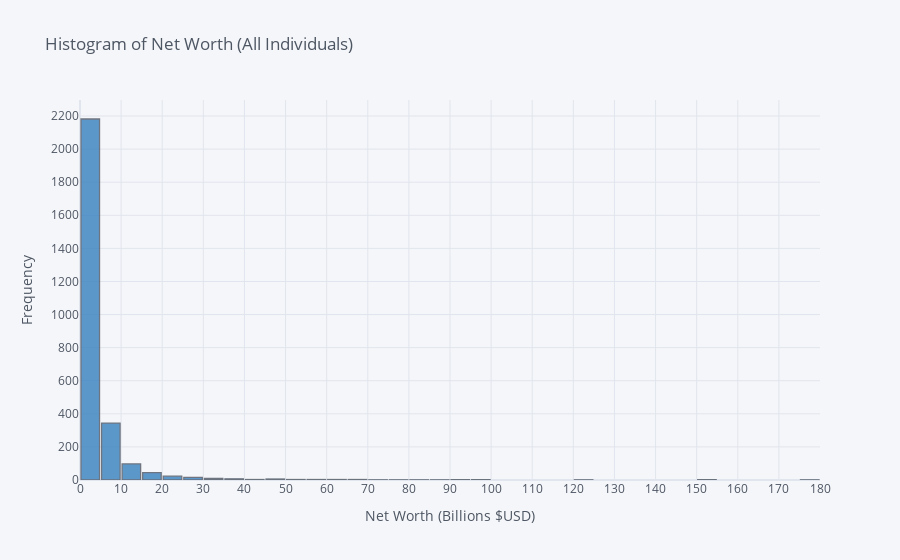
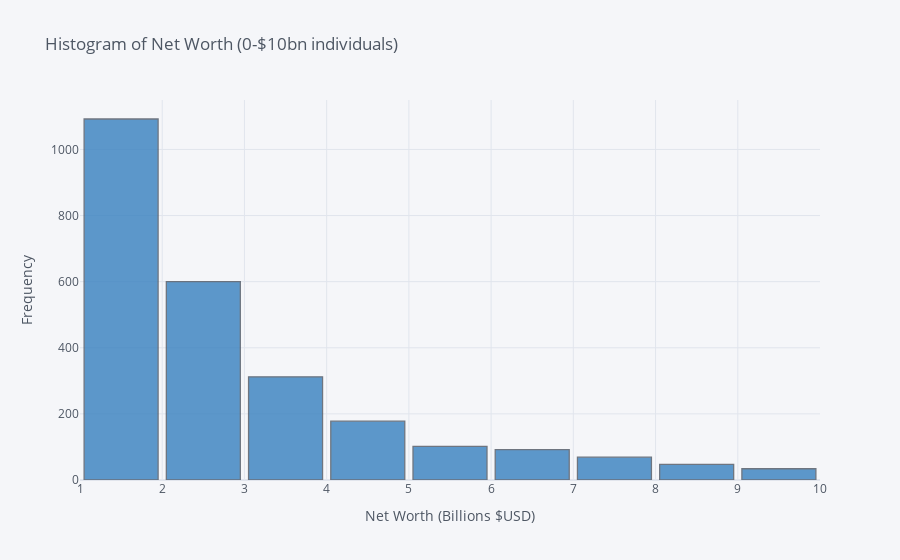

Notebook cell for these charts, in order:
### Markdown cell above
## What is the Distribution of Net Worth?

### Code cell
networth_hist_01 = df[['networth']].figure(kind="histogram", 
                        bins=(0, 200, 5), 
                        title="Histogram of Net Worth (All Individuals)", 
                        xTitle="Net Worth (Billions $USD)", 
                        yTitle="Frequency",
                        theme="pearl",
                        color="blue",
                        bargap=0.1,
                        orientation="v",
                        text="networth")

networth_hist_01.update_yaxes(nticks=20)
networth_hist_01.update_xaxes(nticks=20)

networth_hist_02 = df[['networth']].figure(kind="histogram", 
                        bins=(0, 10, 1), 
                        title="Histogram of Net Worth (0-$10bn individuals)", 
                        xTitle="Net Worth (Billions $USD)", 
                        yTitle="Frequency",
                        theme="pearl",
                        color="blue",
                        bargap=0.1,
                        orientation="v",
                        text="networth")

display(networth_hist_01, networth_hist_02)

### Figure 1 — Plotly figure (JSON) as saved in the notebook; plotly's stock layout.template omitted (floating-point values rounded to 4 significant figures; data arrays with more than 128 entries replaced by an {"elided": "..."} marker saying what was removed)
{"data": [{"autobinx": false, "histfunc": "count", "histnorm": "", "marker": {"color": "rgba(55, 128, 191, 1.0)", "line": {"color": "#4D5663", "width": 1.3}}, "name": "networth", "opacity": 0.8, "orientation": "v", "type": "histogram", "x": {"elided": "2755 float values"}, "xbins": {"end": 200, "size": 5, "start": 0}}], "layout": {"bargap": 0.1, "barmode": "overlay", "legend": {"bgcolor": "#F5F6F9", "font": {"color": "#4D5663"}}, "paper_bgcolor": "#F5F6F9", "plot_bgcolor": "#F5F6F9", "title": {"font": {"color": "#4D5663"}, "text": "Histogram of Net Worth (All Individuals)"}, "xaxis": {"gridcolor": "#E1E5ED", "nticks": 20, "showgrid": true, "tickfont": {"color": "#4D5663"}, "title": {"font": {"color": "#4D5663"}, "text": "Net Worth (Billions $USD)"}, "zerolinecolor": "#E1E5ED"}, "yaxis": {"gridcolor": "#E1E5ED", "nticks": 20, "showgrid": true, "tickfont": {"color": "#4D5663"}, "title": {"font": {"color": "#4D5663"}, "text": "Frequency"}, "zerolinecolor": "#E1E5ED"}}}

### Figure 2 — Plotly figure (JSON) as saved in the notebook; plotly's stock layout.template omitted (floating-point values rounded to 4 significant figures; data arrays with more than 128 entries replaced by an {"elided": "..."} marker saying what was removed)
{"data": [{"autobinx": false, "histfunc": "count", "histnorm": "", "marker": {"color": "rgba(55, 128, 191, 1.0)", "line": {"color": "#4D5663", "width": 1.3}}, "name": "networth", "opacity": 0.8, "orientation": "v", "type": "histogram", "x": {"elided": "2755 float values"}, "xbins": {"end": 10, "size": 1, "start": 0}}], "layout": {"bargap": 0.1, "barmode": "overlay", "legend": {"bgcolor": "#F5F6F9", "font": {"color": "#4D5663"}}, "paper_bgcolor": "#F5F6F9", "plot_bgcolor": "#F5F6F9", "title": {"font": {"color": "#4D5663"}, "text": "Histogram of Net Worth (0-$10bn individuals)"}, "xaxis": {"gridcolor": "#E1E5ED", "showgrid": true, "tickfont": {"color": "#4D5663"}, "title": {"font": {"color": "#4D5663"}, "text": "Net Worth (Billions $USD)"}, "zerolinecolor": "#E1E5ED"}, "yaxis": {"gridcolor": "#E1E5ED", "showgrid": true, "tickfont": {"color": "#4D5663"}, "title": {"font": {"color": "#4D5663"}, "text": "Frequency"}, "zerolinecolor": "#E1E5ED"}}}
